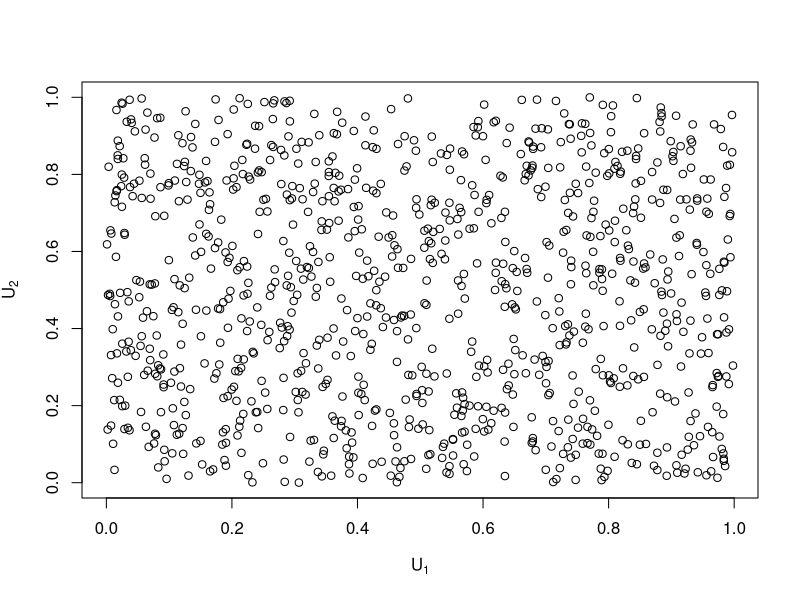
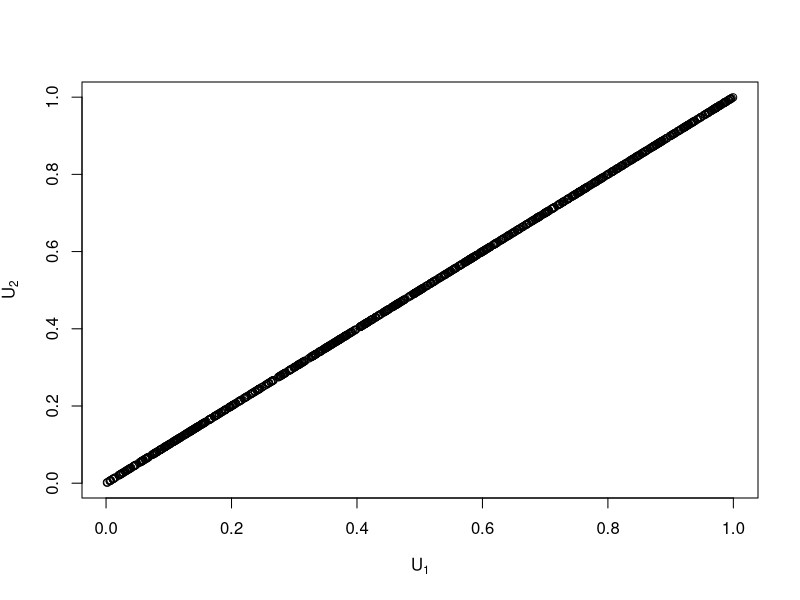
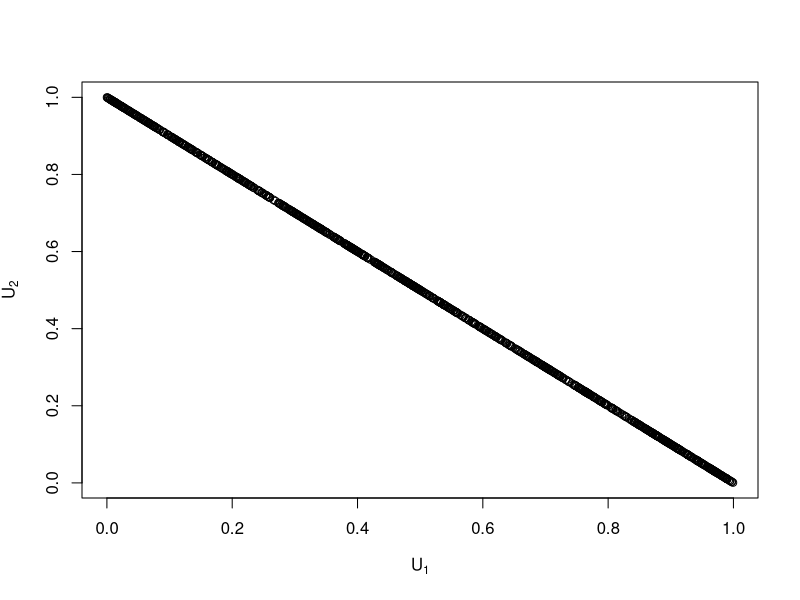
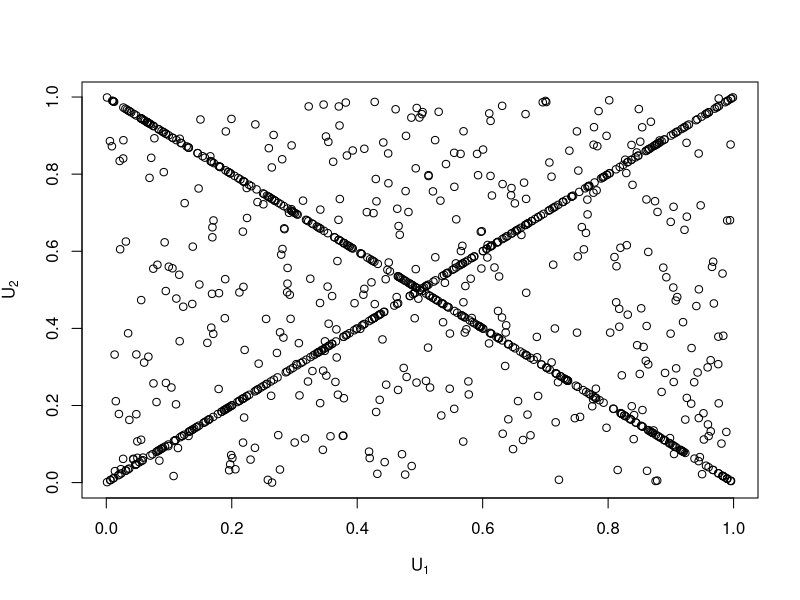
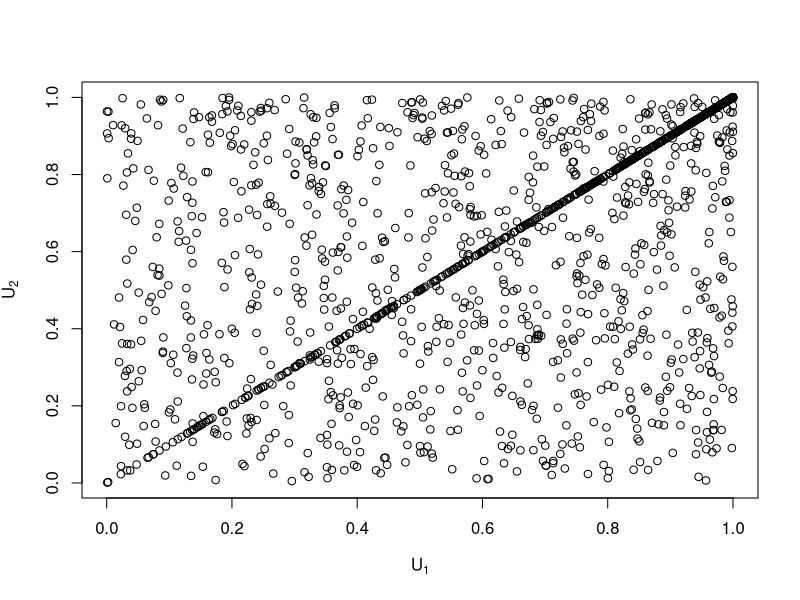
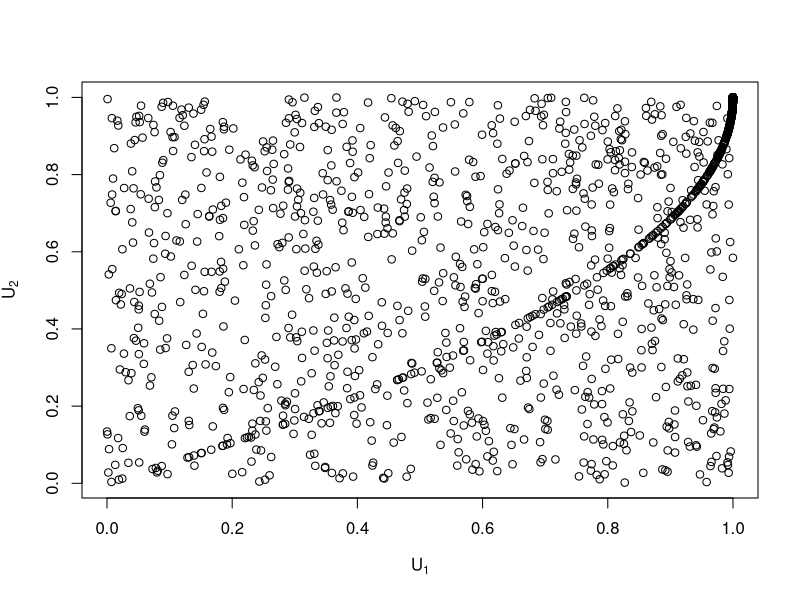
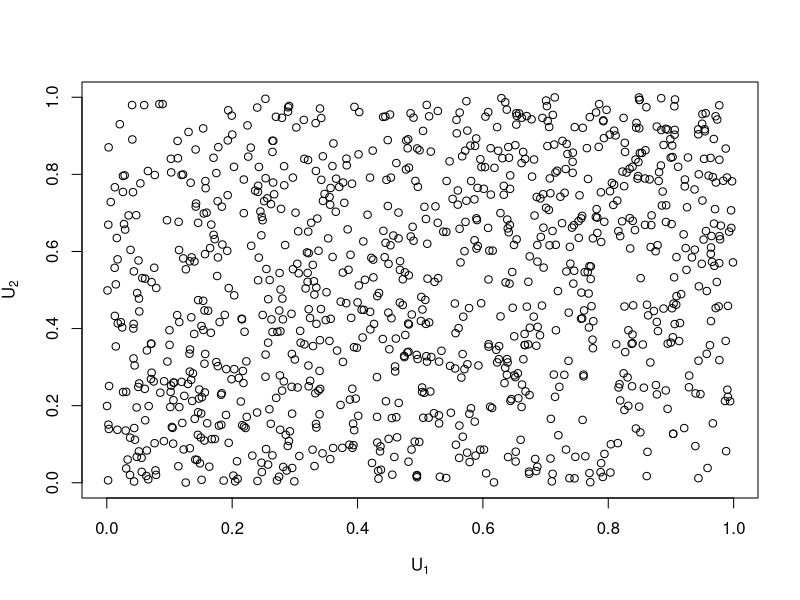
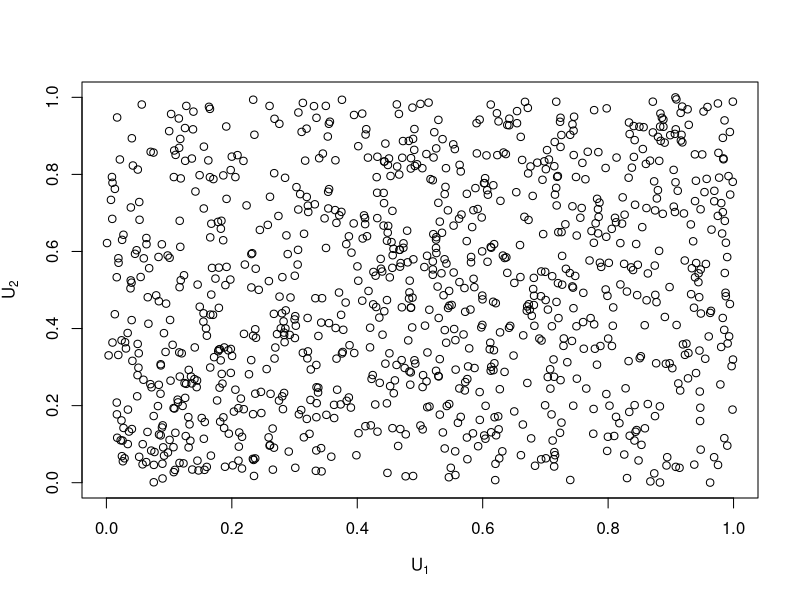

The R script that drew these images, in order:
## ---- chunk 1
nsim <- 1000
vV <- matrix(runif(2 * nsim), nsim, 2, byrow = T)
plot(vV, xlab = expression(U[1]), ylab = expression(U[2]))
## ---- chunk 2
vV <- matrix(runif(nsim), nsim, 2)
plot(vV, xlab = expression(U[1]), ylab = expression(U[2]))
## ---- chunk 3
C <- function(u1, u2) min(u1, u2)
## ---- chunk 4
vV <- matrix(runif(nsim), nsim, 2)
vV[, 2] <- 1 - vV[,1]
plot(vV, xlab = expression(U[1]), ylab = expression(U[2]))
## ---- chunk 5
C <- function(u1, u2) max(u1 + u2 - 1, 0)
## ---- chunk 6
alphabeta <- c(.3, .3, 1-.3-.3)
vSup <- matrix(runif(nsim), nsim, 2)
vInf <- matrix(runif(nsim), nsim, 2)
vInf[,2]<-1 - vInf[,1]
vInd <- matrix(runif(2 * nsim), nsim, 2, byrow = T)
fb <- sample(c(1, 2, 3), 1000, replace = TRUE, prob = alphabeta)
vV <- matrix(numeric(), nsim, 2)

for(i in 1:nsim) {
  if (fb[i] == 1)
    vV[i, ] <- vInf[i, ]
  else if (fb[i] == 2)
    vV[i, ] <- vSup[i,]
  else vV[i, ] <- vInd[i, ]
}

plot(vV, xlab = expression(U[1]), ylab = expression(U[2]))
## ---- chunk 7
C <- function(u1, u2, alph, bet) (u1 * u2)*(1 - alph - bet) + alph * min(u1, u2) + bet * max(u1 + u2 - 1, 0)
## ---- chunk 8
alph <- 0.2
vV <- matrix(runif(3 * nsim), nsim, 3, byrow = T)
vY <- cbind(qexp(vV[ ,1], alph), sapply(1:2, function(t) qexp(vV[ ,t + 1], 1 - alph)))
vU <- sapply(1:2, function(t) 1-exp(-pmin(vY[ ,c(1, t + 1)])))
plot(vU, xlab = expression(U[1]), ylab = expression(U[2]))
## ---- chunk 9
C <- function(u1, u2) (u1 * u2) ** (1 - alph) * min(u1, u2) ** alph
## ---- chunk 10
alphabeta <- c(0.05, 0.1)
vV <- matrix(runif(3 * nsim), nsim, 3, byrow = T)
vY <- cbind(qexp(vV[ ,1], 1), sapply(1:2, function(t) qexp(vV[ ,t + 1], ((1 - alphabeta[t]) / alphabeta[t]))))
vX <- sapply(1:2, function(t) pmin(vY[ ,1], vY[ ,(t + 1)]))
vU <- sapply(1:2, function(t) 1 - exp(-pmin(vY[ ,c(1, (t + 1))]) / alphabeta[t]))
plot(vU, xlab = expression(U[1]), ylab = expression(U[2]))
## ---- chunk 11
C <- function(u1, u2, alph, bet) min(u1 ** (1 - alph) * u2, u1 * u2 ** (1 - bet))
## ---- chunk 12
alph <- 0.5
vV <- matrix(runif(nsim * 2), nsim, 2, byrow = T)
W1 <- alph * (2 * vV[ ,1] - 1) - 1
W2 <- (1 - alph * (2 * vV[ ,1] - 1)) ** 2 + 4 * alph * vV[ ,2] * (2 * vV[ ,1] - 1)
vU <- cbind(vV[ ,1], 2 * vV[ ,2] / (sqrt(W2) - W1))
plot(vU, xlab = expression(U[1]), ylab = expression(U[2])) 
## ---- chunk 13
C <- function(u1, u2, alph) u1 * u2 + alph * (1 - u1) * (1 - u2) * u1 * u2
## ---- chunk 14
alph <- 0.5
fg2 <- c(0, sapply(1:1000, function(t) alph * (1 - alph) ** (t - 1)))
vTheta <- sample(0:1000, nsim, replace = TRUE, prob = fg2)
vV <- matrix(runif(2 * nsim), nsim, 2)
vW <- sapply(1:2, function(t) -1 / vTheta * log(1 - vV[ ,t]))
vU <- sapply(1:2, function(t) (1 - alph) / (exp(vW[ ,t]) - alph))
plot(vU, xlab = expression(U[1]), ylab = expression(U[2]))
## ---- chunk 15
C <- function(u1, u2, alph) u1 * u2 / (1 - alph * (1 - u1) * (1 - u2))
## ---- chunk 16
alph <- 10

vV <- matrix(runif(nsim * 3), nsim, 3, byrow = T)
vTheta <- qgamma(vV[, 1], 1 / alph, 1)
vY <- sapply(1:2, function(t) qexp(vV[, t + 1], vTheta))
vU <- (1 + vY) ** (-1 / alph)
plot(vU, xlab = expression(U[1]), ylab = expression(U[2]))  
## ---- chunk 17
C <- function(u1, u2, alph) (u1 ** -alph + u2 ** -alph - 1)** -(1 / alph)
## ---- chunk 18
alph <- 20
vV <- matrix(runif(nsim * 2), nsim, 2)
vU <- cbind(vV[ ,1], -1 / alph * log(1 + vV[ ,2] * (exp(-alph) - 1) / (exp(-alph * vV[ ,1]) * (1 - vV[ ,2]) + vV[ ,2])))
plot(vU, xlab = expression(U[1]), ylab = expression(U[2]))
## ---- chunk 19
C <- function(u1, u2, alph) -1 / alph * log(1 + (exp(-alph * u1) - 1) * (exp(-alph * u2) - 1) / (exp(-alph) - 1))
## ---- chunk 20
rstable <- function(n, phi){ 
  # algo de Marceau (2013) page 351 
  R <- runif(n, min = - pi / 2, max = pi / 2) 
  V <- rexp(n, 1) 
  A <- sin(phi * (R + pi / 2)) / cos(R) ** (1 / phi) 
  B <- (cos(phi * pi / 2 + (phi - 1) * R) / V) ** ((1 - phi) / phi) 
  A * B 
} 

alph <- 5
vThet <- rstable(nsim, phi = alph ** -1) 
vV<-matrix(runif(nsim * 2), nsim, 2)
vZ <- qexp(vV, 1)
vU <- exp(- (vZ / vThet) ** (1 / alph)) 
plot(vU, xlab = expression(U[1]), ylab = expression(U[2]))

## ---- chunk 21
C <- function(u1, u2, alph) exp(-((-log(u1) ** alph) + (-log(u2)) ** alph) ** (1 / alph))
## ---- chunk 22
alph<-.8
vV<-MASS::mvrnorm(nsim, c(0, 0), matrix(c(1, alph, alph, 1), 2))
vU<-sapply(1:2, function(t) pnorm(vV[ ,t], 0, 1))
plot(vU, xlab = expression(U[1]), ylab = expression(U[2]))
